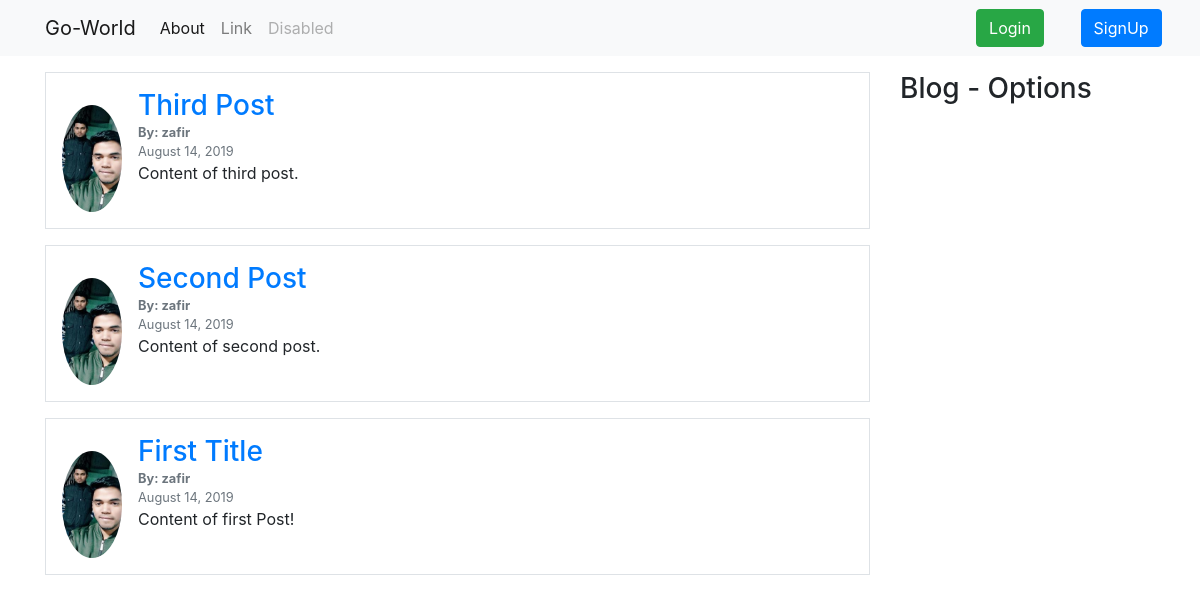
The app's page /, older data.
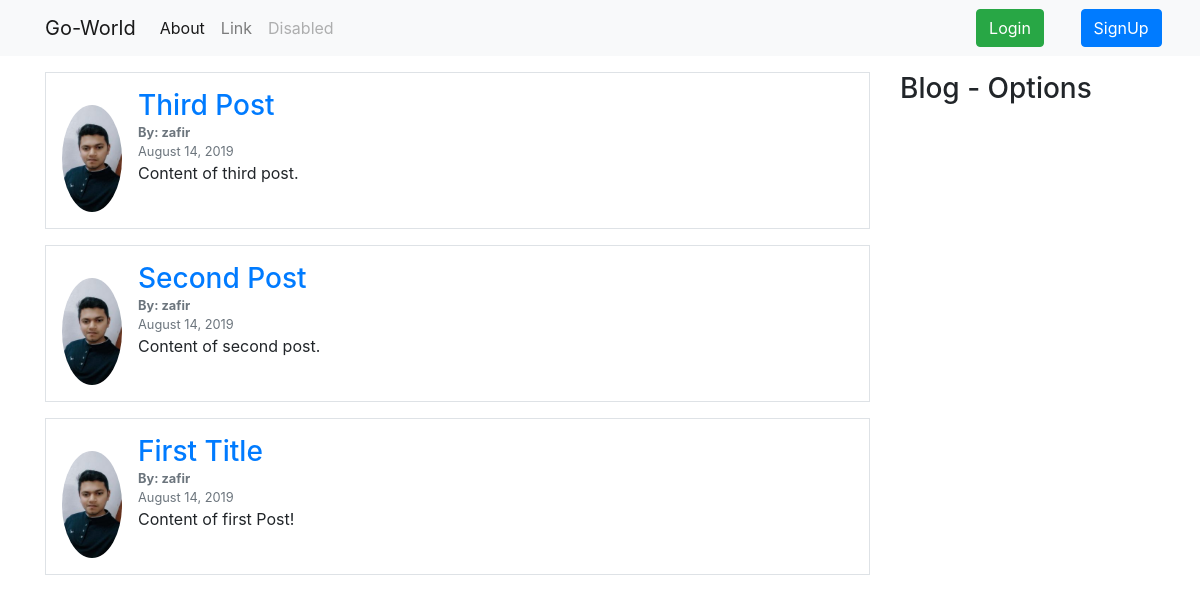
The same page, newer data.
### blog/models.py (models this page shows, shortened)
class Post(models.Model):
    title = models.CharField(max_length=100)
    content = models.TextField()
    date_posted = models.DateTimeField(default=timezone.now)
    author = models.ForeignKey(User, on_delete=models.CASCADE)

### users/models.py (models this page shows, shortened)
class Profile(models.Model):
    user = models.OneToOneField(User, on_delete=models.CASCADE)
    image = models.ImageField(default='default.jpg', upload_to='profile_pics')

### blog/views.py (the view)
# urls.py: path('',PostListView.as_view(),name='blog-home'),
class PostListView(ListView):
    model = Post
    template_name = 'blog/home.html'
    context_object_name = 'posts'
    ordering = ['-date_posted']

### blog/templates/blog/home.html
{% extends "blog/base.html" %}
{% block content %}
{% for post in posts %}
<div class="media border p-3 mb-3">
    <img src="{{ post.author.profile.image.url }}" alt="{{ post.author }}" class="mr-3 mt-3 rounded-circle" width="60px">
    <div class="media-body">
        <div>
            <a href="" class="h3">{{ post.title }}</a>
        </div>
        <div class="text-muted small">
            <div><b>By: {{ post.author }}</b></div>
            {{ post.date_posted|date:"F d, Y" }}
        </div>
        <div>
            {{ post.content }}
        </div>
    </div>
</div>
{% endfor %}
{% endblock content %}

Row changes from the older to the newer data that the page shows:
changed through a linked row, Post "Third Post": author.profile.image: a different picture
changed through a linked row, Post "Second Post": author.profile.image: a different picture
changed through a linked row, Post "First Title": author.profile.image: a different picture
